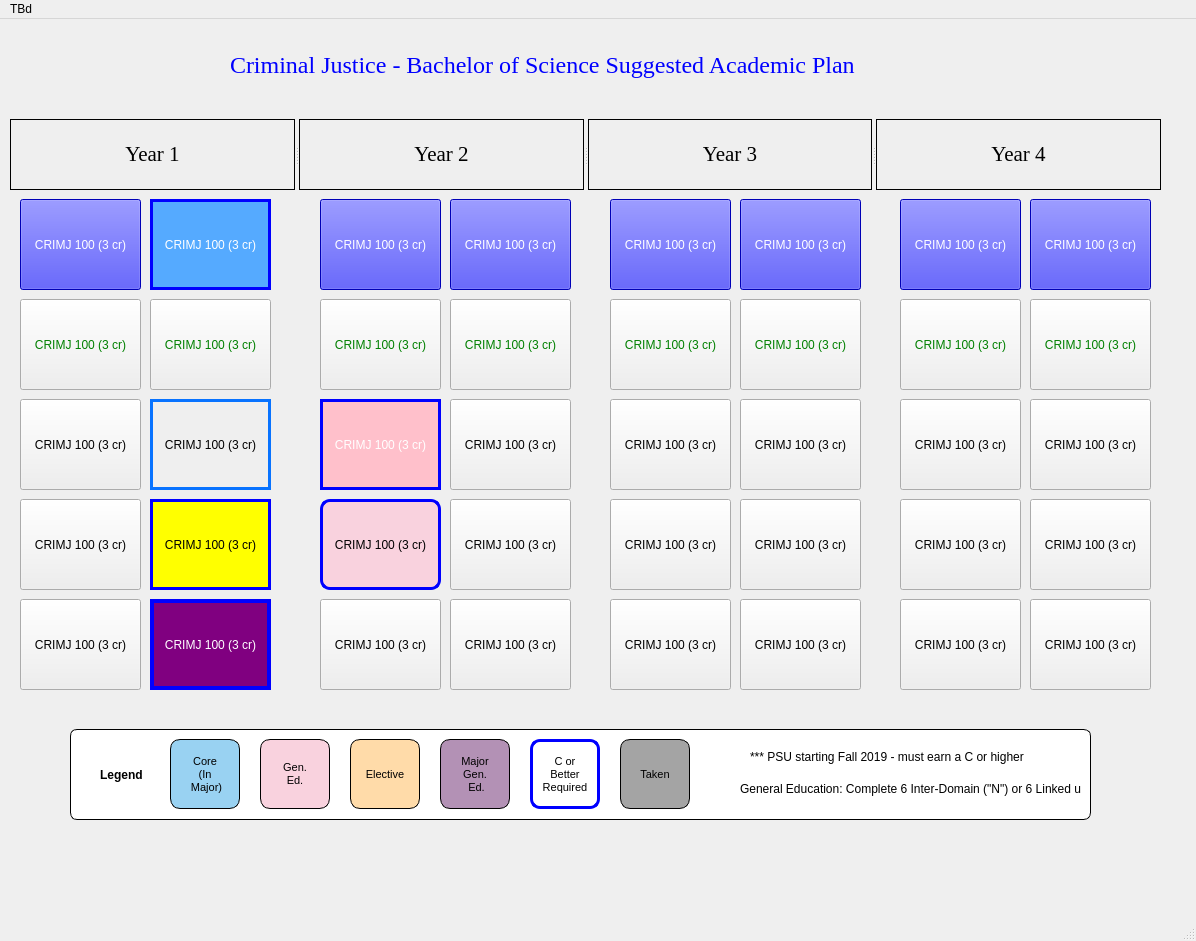
<?xml version="1.0" encoding="UTF-8"?>
<ui version="4.0">
 <class>MainWindow</class>
 <widget class="QMainWindow" name="MainWindow">
  <property name="geometry">
   <rect>
    <x>0</x>
    <y>0</y>
    <width>1196</width>
    <height>941</height>
   </rect>
  </property>
  <property name="windowTitle">
   <string>MainWindow</string>
  </property>
  <widget class="QWidget" name="centralwidget">
   <widget class="QLabel" name="label">
    <property name="geometry">
     <rect>
      <x>230</x>
      <y>30</y>
      <width>771</width>
      <height>31</height>
     </rect>
    </property>
    <property name="font">
     <font>
      <family>Times New Roman</family>
      <pointsize>18</pointsize>
     </font>
    </property>
    <property name="mouseTracking">
     <bool>true</bool>
    </property>
    <property name="styleSheet">
     <string notr="true">color: blue;</string>
    </property>
    <property name="midLineWidth">
     <number>1</number>
    </property>
    <property name="text">
     <string>Criminal Justice - Bachelor of Science Suggested Academic Plan</string>
    </property>
   </widget>
   <widget class="QPushButton" name="pushButton">
    <property name="geometry">
     <rect>
      <x>20</x>
      <y>180</y>
      <width>121</width>
      <height>91</height>
     </rect>
    </property>
    <property name="styleSheet">
     <string notr="true">background-color: blue;
color: white;
</string>
    </property>
    <property name="text">
     <string>CRIMJ 100 (3 cr)</string>
    </property>
    <property name="checkable">
     <bool>false</bool>
    </property>
    <property name="autoDefault">
     <bool>true</bool>
    </property>
   </widget>
   <widget class="QSplitter" name="splitter">
    <property name="geometry">
     <rect>
      <x>10</x>
      <y>100</y>
      <width>1151</width>
      <height>71</height>
     </rect>
    </property>
    <property name="font">
     <font>
      <pointsize>16</pointsize>
     </font>
    </property>
    <property name="orientation">
     <enum>Qt::Horizontal</enum>
    </property>
    <widget class="QLabel" name="label_2">
     <property name="font">
      <font>
       <family>Times New Roman</family>
       <pointsize>16</pointsize>
      </font>
     </property>
     <property name="layoutDirection">
      <enum>Qt::LeftToRight</enum>
     </property>
     <property name="autoFillBackground">
      <bool>false</bool>
     </property>
     <property name="frameShape">
      <enum>QFrame::Box</enum>
     </property>
     <property name="frameShadow">
      <enum>QFrame::Plain</enum>
     </property>
     <property name="text">
      <string>Year 1</string>
     </property>
     <property name="textFormat">
      <enum>Qt::RichText</enum>
     </property>
     <property name="alignment">
      <set>Qt::AlignCenter</set>
     </property>
     <property name="wordWrap">
      <bool>false</bool>
     </property>
    </widget>
    <widget class="QLabel" name="label_3">
     <property name="font">
      <font>
       <family>Times New Roman</family>
       <pointsize>16</pointsize>
      </font>
     </property>
     <property name="layoutDirection">
      <enum>Qt::LeftToRight</enum>
     </property>
     <property name="autoFillBackground">
      <bool>false</bool>
     </property>
     <property name="frameShape">
      <enum>QFrame::Box</enum>
     </property>
     <property name="frameShadow">
      <enum>QFrame::Plain</enum>
     </property>
     <property name="text">
      <string>Year 2</string>
     </property>
     <property name="textFormat">
      <enum>Qt::RichText</enum>
     </property>
     <property name="alignment">
      <set>Qt::AlignCenter</set>
     </property>
     <property name="wordWrap">
      <bool>false</bool>
     </property>
    </widget>
    <widget class="QLabel" name="label_4">
     <property name="font">
      <font>
       <family>Times New Roman</family>
       <pointsize>16</pointsize>
      </font>
     </property>
     <property name="layoutDirection">
      <enum>Qt::LeftToRight</enum>
     </property>
     <property name="autoFillBackground">
      <bool>false</bool>
     </property>
     <property name="frameShape">
      <enum>QFrame::Box</enum>
     </property>
     <property name="frameShadow">
      <enum>QFrame::Plain</enum>
     </property>
     <property name="text">
      <string>Year 3</string>
     </property>
     <property name="textFormat">
      <enum>Qt::RichText</enum>
     </property>
     <property name="alignment">
      <set>Qt::AlignCenter</set>
     </property>
     <property name="wordWrap">
      <bool>false</bool>
     </property>
    </widget>
    <widget class="QLabel" name="label_5">
     <property name="font">
      <font>
       <family>Times New Roman</family>
       <pointsize>16</pointsize>
      </font>
     </property>
     <property name="layoutDirection">
      <enum>Qt::LeftToRight</enum>
     </property>
     <property name="autoFillBackground">
      <bool>false</bool>
     </property>
     <property name="frameShape">
      <enum>QFrame::Box</enum>
     </property>
     <property name="frameShadow">
      <enum>QFrame::Plain</enum>
     </property>
     <property name="text">
      <string>Year 4</string>
     </property>
     <property name="textFormat">
      <enum>Qt::RichText</enum>
     </property>
     <property name="alignment">
      <set>Qt::AlignCenter</set>
     </property>
     <property name="wordWrap">
      <bool>false</bool>
     </property>
     <property name="indent">
      <number>-2</number>
     </property>
    </widget>
   </widget>
   <widget class="QPushButton" name="pushButton_2">
    <property name="geometry">
     <rect>
      <x>20</x>
      <y>280</y>
      <width>121</width>
      <height>91</height>
     </rect>
    </property>
    <property name="styleSheet">
     <string notr="true">color: green;
</string>
    </property>
    <property name="text">
     <string>CRIMJ 100 (3 cr)</string>
    </property>
    <property name="checkable">
     <bool>false</bool>
    </property>
    <property name="autoDefault">
     <bool>true</bool>
    </property>
   </widget>
   <widget class="QPushButton" name="pushButton_3">
    <property name="geometry">
     <rect>
      <x>20</x>
      <y>380</y>
      <width>121</width>
      <height>91</height>
     </rect>
    </property>
    <property name="styleSheet">
     <string notr="true">color: black;
</string>
    </property>
    <property name="text">
     <string>CRIMJ 100 (3 cr)</string>
    </property>
    <property name="checkable">
     <bool>false</bool>
    </property>
   </widget>
   <widget class="QPushButton" name="pushButton_4">
    <property name="geometry">
     <rect>
      <x>20</x>
      <y>480</y>
      <width>121</width>
      <height>91</height>
     </rect>
    </property>
    <property name="styleSheet">
     <string notr="true">color: black;
</string>
    </property>
    <property name="text">
     <string>CRIMJ 100 (3 cr)</string>
    </property>
    <property name="checkable">
     <bool>false</bool>
    </property>
   </widget>
   <widget class="QPushButton" name="pushButton_5">
    <property name="geometry">
     <rect>
      <x>20</x>
      <y>580</y>
      <width>121</width>
      <height>91</height>
     </rect>
    </property>
    <property name="styleSheet">
     <string notr="true">color: black;
</string>
    </property>
    <property name="text">
     <string>CRIMJ 100 (3 cr)</string>
    </property>
    <property name="checkable">
     <bool>false</bool>
    </property>
   </widget>
   <widget class="QPushButton" name="pushButton_6">
    <property name="geometry">
     <rect>
      <x>150</x>
      <y>380</y>
      <width>121</width>
      <height>91</height>
     </rect>
    </property>
    <property name="styleSheet">
     <string notr="true">color: black;
border : 3px solid rgb(8, 115, 255);
</string>
    </property>
    <property name="text">
     <string>CRIMJ 100 (3 cr)</string>
    </property>
    <property name="checkable">
     <bool>false</bool>
    </property>
   </widget>
   <widget class="QPushButton" name="pushButton_7">
    <property name="geometry">
     <rect>
      <x>150</x>
      <y>480</y>
      <width>121</width>
      <height>91</height>
     </rect>
    </property>
    <property name="styleSheet">
     <string notr="true">background-color: yellow;
color: black;
border : 3px solid blue;
</string>
    </property>
    <property name="text">
     <string>CRIMJ 100 (3 cr)</string>
    </property>
    <property name="checkable">
     <bool>false</bool>
    </property>
   </widget>
   <widget class="QPushButton" name="pushButton_8">
    <property name="geometry">
     <rect>
      <x>150</x>
      <y>180</y>
      <width>121</width>
      <height>91</height>
     </rect>
    </property>
    <property name="styleSheet">
     <string notr="true">background-color: rgb(85, 170, 255);
color: white;
border : 3px solid blue;
</string>
    </property>
    <property name="text">
     <string>CRIMJ 100 (3 cr)</string>
    </property>
    <property name="checkable">
     <bool>false</bool>
    </property>
    <property name="autoDefault">
     <bool>true</bool>
    </property>
   </widget>
   <widget class="QPushButton" name="pushButton_9">
    <property name="geometry">
     <rect>
      <x>150</x>
      <y>280</y>
      <width>121</width>
      <height>91</height>
     </rect>
    </property>
    <property name="styleSheet">
     <string notr="true">color: green;
</string>
    </property>
    <property name="text">
     <string>CRIMJ 100 (3 cr)</string>
    </property>
    <property name="checkable">
     <bool>false</bool>
    </property>
    <property name="autoDefault">
     <bool>true</bool>
    </property>
   </widget>
   <widget class="QPushButton" name="pushButton_10">
    <property name="geometry">
     <rect>
      <x>150</x>
      <y>580</y>
      <width>121</width>
      <height>91</height>
     </rect>
    </property>
    <property name="styleSheet">
     <string notr="true">background-color: purple;
color: white;
border : 4px solid blue;
</string>
    </property>
    <property name="text">
     <string>CRIMJ 100 (3 cr)</string>
    </property>
    <property name="checkable">
     <bool>false</bool>
    </property>
   </widget>
   <widget class="QPushButton" name="pushButton_11">
    <property name="geometry">
     <rect>
      <x>450</x>
      <y>180</y>
      <width>121</width>
      <height>91</height>
     </rect>
    </property>
    <property name="styleSheet">
     <string notr="true">background-color: blue;
color: white;
</string>
    </property>
    <property name="text">
     <string>CRIMJ 100 (3 cr)</string>
    </property>
    <property name="checkable">
     <bool>false</bool>
    </property>
    <property name="autoDefault">
     <bool>true</bool>
    </property>
   </widget>
   <widget class="QPushButton" name="pushButton_12">
    <property name="geometry">
     <rect>
      <x>450</x>
      <y>580</y>
      <width>121</width>
      <height>91</height>
     </rect>
    </property>
    <property name="styleSheet">
     <string notr="true">color: black;
</string>
    </property>
    <property name="text">
     <string>CRIMJ 100 (3 cr)</string>
    </property>
    <property name="checkable">
     <bool>false</bool>
    </property>
   </widget>
   <widget class="QPushButton" name="pushButton_13">
    <property name="geometry">
     <rect>
      <x>320</x>
      <y>380</y>
      <width>121</width>
      <height>91</height>
     </rect>
    </property>
    <property name="styleSheet">
     <string notr="true">background-color: pink;
color: white;
border : 3px solid blue;
</string>
    </property>
    <property name="text">
     <string>CRIMJ 100 (3 cr)</string>
    </property>
    <property name="checkable">
     <bool>false</bool>
    </property>
   </widget>
   <widget class="QPushButton" name="pushButton_14">
    <property name="geometry">
     <rect>
      <x>450</x>
      <y>380</y>
      <width>121</width>
      <height>91</height>
     </rect>
    </property>
    <property name="styleSheet">
     <string notr="true">color: black;
</string>
    </property>
    <property name="text">
     <string>CRIMJ 100 (3 cr)</string>
    </property>
    <property name="checkable">
     <bool>false</bool>
    </property>
   </widget>
   <widget class="QPushButton" name="pushButton_15">
    <property name="geometry">
     <rect>
      <x>450</x>
      <y>280</y>
      <width>121</width>
      <height>91</height>
     </rect>
    </property>
    <property name="styleSheet">
     <string notr="true">color: green;
</string>
    </property>
    <property name="text">
     <string>CRIMJ 100 (3 cr)</string>
    </property>
    <property name="checkable">
     <bool>false</bool>
    </property>
    <property name="autoDefault">
     <bool>true</bool>
    </property>
   </widget>
   <widget class="QPushButton" name="pushButton_16">
    <property name="geometry">
     <rect>
      <x>320</x>
      <y>480</y>
      <width>121</width>
      <height>91</height>
     </rect>
    </property>
    <property name="styleSheet">
     <string notr="true">border-radius: 10px;
background-color: rgb(249, 210, 222);
border: 3px solid blue;</string>
    </property>
    <property name="text">
     <string>CRIMJ 100 (3 cr)</string>
    </property>
    <property name="checkable">
     <bool>false</bool>
    </property>
   </widget>
   <widget class="QPushButton" name="pushButton_17">
    <property name="geometry">
     <rect>
      <x>320</x>
      <y>180</y>
      <width>121</width>
      <height>91</height>
     </rect>
    </property>
    <property name="styleSheet">
     <string notr="true">background-color: blue;
color: white;
</string>
    </property>
    <property name="text">
     <string>CRIMJ 100 (3 cr)</string>
    </property>
    <property name="checkable">
     <bool>false</bool>
    </property>
    <property name="autoDefault">
     <bool>true</bool>
    </property>
   </widget>
   <widget class="QPushButton" name="pushButton_18">
    <property name="geometry">
     <rect>
      <x>450</x>
      <y>480</y>
      <width>121</width>
      <height>91</height>
     </rect>
    </property>
    <property name="styleSheet">
     <string notr="true">color: black;
</string>
    </property>
    <property name="text">
     <string>CRIMJ 100 (3 cr)</string>
    </property>
    <property name="checkable">
     <bool>false</bool>
    </property>
   </widget>
   <widget class="QPushButton" name="pushButton_19">
    <property name="geometry">
     <rect>
      <x>320</x>
      <y>280</y>
      <width>121</width>
      <height>91</height>
     </rect>
    </property>
    <property name="styleSheet">
     <string notr="true">color: green;
</string>
    </property>
    <property name="text">
     <string>CRIMJ 100 (3 cr)</string>
    </property>
    <property name="checkable">
     <bool>false</bool>
    </property>
    <property name="autoDefault">
     <bool>true</bool>
    </property>
   </widget>
   <widget class="QPushButton" name="pushButton_20">
    <property name="geometry">
     <rect>
      <x>320</x>
      <y>580</y>
      <width>121</width>
      <height>91</height>
     </rect>
    </property>
    <property name="styleSheet">
     <string notr="true">color: black;
</string>
    </property>
    <property name="text">
     <string>CRIMJ 100 (3 cr)</string>
    </property>
    <property name="checkable">
     <bool>false</bool>
    </property>
   </widget>
   <widget class="QPushButton" name="pushButton_21">
    <property name="geometry">
     <rect>
      <x>740</x>
      <y>180</y>
      <width>121</width>
      <height>91</height>
     </rect>
    </property>
    <property name="styleSheet">
     <string notr="true">background-color: blue;
color: white;
</string>
    </property>
    <property name="text">
     <string>CRIMJ 100 (3 cr)</string>
    </property>
    <property name="checkable">
     <bool>false</bool>
    </property>
    <property name="autoDefault">
     <bool>true</bool>
    </property>
   </widget>
   <widget class="QPushButton" name="pushButton_22">
    <property name="geometry">
     <rect>
      <x>740</x>
      <y>580</y>
      <width>121</width>
      <height>91</height>
     </rect>
    </property>
    <property name="styleSheet">
     <string notr="true">color: black;
</string>
    </property>
    <property name="text">
     <string>CRIMJ 100 (3 cr)</string>
    </property>
    <property name="checkable">
     <bool>false</bool>
    </property>
   </widget>
   <widget class="QPushButton" name="pushButton_23">
    <property name="geometry">
     <rect>
      <x>610</x>
      <y>380</y>
      <width>121</width>
      <height>91</height>
     </rect>
    </property>
    <property name="styleSheet">
     <string notr="true">color: black;
</string>
    </property>
    <property name="text">
     <string>CRIMJ 100 (3 cr)</string>
    </property>
    <property name="checkable">
     <bool>false</bool>
    </property>
   </widget>
   <widget class="QPushButton" name="pushButton_24">
    <property name="geometry">
     <rect>
      <x>740</x>
      <y>380</y>
      <width>121</width>
      <height>91</height>
     </rect>
    </property>
    <property name="styleSheet">
     <string notr="true">color: black;
</string>
    </property>
    <property name="text">
     <string>CRIMJ 100 (3 cr)</string>
    </property>
    <property name="checkable">
     <bool>false</bool>
    </property>
   </widget>
   <widget class="QPushButton" name="pushButton_25">
    <property name="geometry">
     <rect>
      <x>740</x>
      <y>280</y>
      <width>121</width>
      <height>91</height>
     </rect>
    </property>
    <property name="styleSheet">
     <string notr="true">color: green;
</string>
    </property>
    <property name="text">
     <string>CRIMJ 100 (3 cr)</string>
    </property>
    <property name="checkable">
     <bool>false</bool>
    </property>
    <property name="autoDefault">
     <bool>true</bool>
    </property>
   </widget>
   <widget class="QPushButton" name="pushButton_26">
    <property name="geometry">
     <rect>
      <x>610</x>
      <y>480</y>
      <width>121</width>
      <height>91</height>
     </rect>
    </property>
    <property name="styleSheet">
     <string notr="true">color: black;
</string>
    </property>
    <property name="text">
     <string>CRIMJ 100 (3 cr)</string>
    </property>
    <property name="checkable">
     <bool>false</bool>
    </property>
   </widget>
   <widget class="QPushButton" name="pushButton_27">
    <property name="geometry">
     <rect>
      <x>610</x>
      <y>180</y>
      <width>121</width>
      <height>91</height>
     </rect>
    </property>
    <property name="styleSheet">
     <string notr="true">background-color: blue;
color: white;
</string>
    </property>
    <property name="text">
     <string>CRIMJ 100 (3 cr)</string>
    </property>
    <property name="checkable">
     <bool>false</bool>
    </property>
    <property name="autoDefault">
     <bool>true</bool>
    </property>
   </widget>
   <widget class="QPushButton" name="pushButton_28">
    <property name="geometry">
     <rect>
      <x>740</x>
      <y>480</y>
      <width>121</width>
      <height>91</height>
     </rect>
    </property>
    <property name="styleSheet">
     <string notr="true">color: black;
</string>
    </property>
    <property name="text">
     <string>CRIMJ 100 (3 cr)</string>
    </property>
    <property name="checkable">
     <bool>false</bool>
    </property>
   </widget>
   <widget class="QPushButton" name="pushButton_29">
    <property name="geometry">
     <rect>
      <x>610</x>
      <y>280</y>
      <width>121</width>
      <height>91</height>
     </rect>
    </property>
    <property name="styleSheet">
     <string notr="true">color: green;
</string>
    </property>
    <property name="text">
     <string>CRIMJ 100 (3 cr)</string>
    </property>
    <property name="checkable">
     <bool>false</bool>
    </property>
    <property name="autoDefault">
     <bool>true</bool>
    </property>
   </widget>
   <widget class="QPushButton" name="pushButton_30">
    <property name="geometry">
     <rect>
      <x>610</x>
      <y>580</y>
      <width>121</width>
      <height>91</height>
     </rect>
    </property>
    <property name="styleSheet">
     <string notr="true">color: black;
</string>
    </property>
    <property name="text">
     <string>CRIMJ 100 (3 cr)</string>
    </property>
    <property name="checkable">
     <bool>false</bool>
    </property>
   </widget>
   <widget class="QPushButton" name="pushButton_31">
    <property name="geometry">
     <rect>
      <x>1030</x>
      <y>180</y>
      <width>121</width>
      <height>91</height>
     </rect>
    </property>
    <property name="styleSheet">
     <string notr="true">background-color: blue;
color: white;
</string>
    </property>
    <property name="text">
     <string>CRIMJ 100 (3 cr)</string>
    </property>
    <property name="checkable">
     <bool>false</bool>
    </property>
    <property name="autoDefault">
     <bool>true</bool>
    </property>
   </widget>
   <widget class="QPushButton" name="pushButton_32">
    <property name="geometry">
     <rect>
      <x>1030</x>
      <y>580</y>
      <width>121</width>
      <height>91</height>
     </rect>
    </property>
    <property name="styleSheet">
     <string notr="true">color: black;
</string>
    </property>
    <property name="text">
     <string>CRIMJ 100 (3 cr)</string>
    </property>
    <property name="checkable">
     <bool>false</bool>
    </property>
   </widget>
   <widget class="QPushButton" name="pushButton_33">
    <property name="geometry">
     <rect>
      <x>900</x>
      <y>380</y>
      <width>121</width>
      <height>91</height>
     </rect>
    </property>
    <property name="styleSheet">
     <string notr="true">color: black;
</string>
    </property>
    <property name="text">
     <string>CRIMJ 100 (3 cr)</string>
    </property>
    <property name="checkable">
     <bool>false</bool>
    </property>
   </widget>
   <widget class="QPushButton" name="pushButton_34">
    <property name="geometry">
     <rect>
      <x>1030</x>
      <y>380</y>
      <width>121</width>
      <height>91</height>
     </rect>
    </property>
    <property name="styleSheet">
     <string notr="true">color: black;
</string>
    </property>
    <property name="text">
     <string>CRIMJ 100 (3 cr)</string>
    </property>
    <property name="checkable">
     <bool>false</bool>
    </property>
   </widget>
   <widget class="QPushButton" name="pushButton_35">
    <property name="geometry">
     <rect>
      <x>1030</x>
      <y>280</y>
      <width>121</width>
      <height>91</height>
     </rect>
    </property>
    <property name="styleSheet">
     <string notr="true">color: green;
</string>
    </property>
    <property name="text">
     <string>CRIMJ 100 (3 cr)</string>
    </property>
    <property name="checkable">
     <bool>false</bool>
    </property>
    <property name="autoDefault">
     <bool>true</bool>
    </property>
   </widget>
   <widget class="QPushButton" name="pushButton_36">
    <property name="geometry">
     <rect>
      <x>900</x>
      <y>480</y>
      <width>121</width>
      <height>91</height>
     </rect>
    </property>
    <property name="styleSheet">
     <string notr="true">color: black;
</string>
    </property>
    <property name="text">
     <string>CRIMJ 100 (3 cr)</string>
    </property>
    <property name="checkable">
     <bool>false</bool>
    </property>
   </widget>
   <widget class="QPushButton" name="pushButton_37">
    <property name="geometry">
     <rect>
      <x>900</x>
      <y>180</y>
      <width>121</width>
      <height>91</height>
     </rect>
    </property>
    <property name="styleSheet">
     <string notr="true">background-color: blue;
color: white;
</string>
    </property>
    <property name="text">
     <string>CRIMJ 100 (3 cr)</string>
    </property>
    <property name="checkable">
     <bool>false</bool>
    </property>
    <property name="autoDefault">
     <bool>true</bool>
    </property>
   </widget>
   <widget class="QPushButton" name="pushButton_38">
    <property name="geometry">
     <rect>
      <x>1030</x>
      <y>480</y>
      <width>121</width>
      <height>91</height>
     </rect>
    </property>
    <property name="styleSheet">
     <string notr="true">color: black;
</string>
    </property>
    <property name="text">
     <string>CRIMJ 100 (3 cr)</string>
    </property>
    <property name="checkable">
     <bool>false</bool>
    </property>
   </widget>
   <widget class="QPushButton" name="pushButton_39">
    <property name="geometry">
     <rect>
      <x>900</x>
      <y>280</y>
      <width>121</width>
      <height>91</height>
     </rect>
    </property>
    <property name="styleSheet">
     <string notr="true">color: green;
</string>
    </property>
    <property name="text">
     <string>CRIMJ 100 (3 cr)</string>
    </property>
    <property name="checkable">
     <bool>false</bool>
    </property>
    <property name="autoDefault">
     <bool>true</bool>
    </property>
   </widget>
   <widget class="QPushButton" name="pushButton_40">
    <property name="geometry">
     <rect>
      <x>900</x>
      <y>580</y>
      <width>121</width>
      <height>91</height>
     </rect>
    </property>
    <property name="styleSheet">
     <string notr="true">color: black;
</string>
    </property>
    <property name="text">
     <string>CRIMJ 100 (3 cr)</string>
    </property>
    <property name="checkable">
     <bool>false</bool>
    </property>
   </widget>
   <widget class="QPushButton" name="pushButton_41">
    <property name="geometry">
     <rect>
      <x>170</x>
      <y>720</y>
      <width>70</width>
      <height>70</height>
     </rect>
    </property>
    <property name="font">
     <font>
      <family>MS Shell Dlg 2</family>
      <pointsize>8</pointsize>
      <weight>9</weight>
      <italic>false</italic>
      <bold>false</bold>
     </font>
    </property>
    <property name="styleSheet">
     <string notr="true">border-radius: 10px;
font: 75 8pt &quot;MS Shell Dlg 2&quot;;
background-color: rgb(153, 210, 242);
border: 1px solid black;</string>
    </property>
    <property name="text">
     <string>Core
(In
 Major)</string>
    </property>
    <property name="autoRepeatDelay">
     <number>300</number>
    </property>
    <property name="autoRepeatInterval">
     <number>100</number>
    </property>
    <property name="flat">
     <bool>false</bool>
    </property>
   </widget>
   <widget class="QPushButton" name="pushButton_42">
    <property name="geometry">
     <rect>
      <x>260</x>
      <y>720</y>
      <width>70</width>
      <height>70</height>
     </rect>
    </property>
    <property name="font">
     <font>
      <pointsize>8</pointsize>
      <weight>50</weight>
      <bold>false</bold>
     </font>
    </property>
    <property name="styleSheet">
     <string notr="true">border-radius: 10px;
background-color: rgb(249, 210, 222);
border: 1px solid black;</string>
    </property>
    <property name="text">
     <string>Gen.
Ed.</string>
    </property>
    <property name="autoRepeatDelay">
     <number>300</number>
    </property>
    <property name="autoRepeatInterval">
     <number>100</number>
    </property>
    <property name="flat">
     <bool>false</bool>
    </property>
   </widget>
   <widget class="QLabel" name="label_11">
    <property name="geometry">
     <rect>
      <x>750</x>
      <y>730</y>
      <width>311</width>
      <height>16</height>
     </rect>
    </property>
    <property name="text">
     <string>*** PSU starting Fall 2019 - must earn a C or higher</string>
    </property>
   </widget>
   <widget class="QPushButton" name="pushButton_43">
    <property name="geometry">
     <rect>
      <x>530</x>
      <y>720</y>
      <width>70</width>
      <height>70</height>
     </rect>
    </property>
    <property name="font">
     <font>
      <pointsize>8</pointsize>
      <weight>50</weight>
      <bold>false</bold>
     </font>
    </property>
    <property name="styleSheet">
     <string notr="true">border-radius: 10px;
border: 3px solid blue;</string>
    </property>
    <property name="text">
     <string>C or 
Better
Required</string>
    </property>
    <property name="autoRepeatDelay">
     <number>300</number>
    </property>
    <property name="autoRepeatInterval">
     <number>100</number>
    </property>
    <property name="flat">
     <bool>false</bool>
    </property>
   </widget>
   <widget class="QPushButton" name="pushButton_44">
    <property name="geometry">
     <rect>
      <x>620</x>
      <y>720</y>
      <width>70</width>
      <height>70</height>
     </rect>
    </property>
    <property name="font">
     <font>
      <pointsize>8</pointsize>
      <weight>50</weight>
      <bold>false</bold>
     </font>
    </property>
    <property name="styleSheet">
     <string notr="true">border-radius: 10px;
background-color: rgb(164, 164, 164);
border: 1px solid black;</string>
    </property>
    <property name="text">
     <string>Taken</string>
    </property>
    <property name="autoRepeatDelay">
     <number>300</number>
    </property>
    <property name="autoRepeatInterval">
     <number>100</number>
    </property>
    <property name="flat">
     <bool>false</bool>
    </property>
   </widget>
   <widget class="QPushButton" name="pushButton_45">
    <property name="geometry">
     <rect>
      <x>350</x>
      <y>720</y>
      <width>70</width>
      <height>70</height>
     </rect>
    </property>
    <property name="font">
     <font>
      <pointsize>8</pointsize>
      <weight>50</weight>
      <bold>false</bold>
     </font>
    </property>
    <property name="styleSheet">
     <string notr="true">border-radius: 10px;
background-color: rgb(255, 219, 169);
border: 1px solid black;</string>
    </property>
    <property name="text">
     <string>Elective</string>
    </property>
    <property name="autoRepeatDelay">
     <number>300</number>
    </property>
    <property name="autoRepeatInterval">
     <number>100</number>
    </property>
    <property name="flat">
     <bool>false</bool>
    </property>
   </widget>
   <widget class="QLabel" name="label_12">
    <property name="geometry">
     <rect>
      <x>740</x>
      <y>760</y>
      <width>341</width>
      <height>20</height>
     </rect>
    </property>
    <property name="text">
     <string>General Education: Complete 6 Inter-Domain (&quot;N&quot;) or 6 Linked units</string>
    </property>
   </widget>
   <widget class="QLabel" name="label_10">
    <property name="geometry">
     <rect>
      <x>100</x>
      <y>740</y>
      <width>61</width>
      <height>31</height>
     </rect>
    </property>
    <property name="font">
     <font>
      <pointsize>9</pointsize>
      <weight>75</weight>
      <bold>true</bold>
     </font>
    </property>
    <property name="text">
     <string>Legend</string>
    </property>
   </widget>
   <widget class="QPushButton" name="pushButton_46">
    <property name="geometry">
     <rect>
      <x>70</x>
      <y>710</y>
      <width>1021</width>
      <height>91</height>
     </rect>
    </property>
    <property name="styleSheet">
     <string notr="true">background-color: rgb(255, 255, 255);
border: 1px solid black;
border-radius: 7px;</string>
    </property>
    <property name="text">
     <string/>
    </property>
   </widget>
   <widget class="QPushButton" name="pushButton_47">
    <property name="geometry">
     <rect>
      <x>440</x>
      <y>720</y>
      <width>70</width>
      <height>70</height>
     </rect>
    </property>
    <property name="font">
     <font>
      <pointsize>8</pointsize>
      <weight>50</weight>
      <bold>false</bold>
     </font>
    </property>
    <property name="styleSheet">
     <string notr="true">border-radius: 10px;
background-color: rgb(179, 145, 181);
border: 1px solid black;</string>
    </property>
    <property name="text">
     <string>Major &amp;
Gen.
 Ed.</string>
    </property>
    <property name="autoRepeatDelay">
     <number>300</number>
    </property>
    <property name="autoRepeatInterval">
     <number>100</number>
    </property>
    <property name="flat">
     <bool>false</bool>
    </property>
   </widget>
   <zorder>pushButton_46</zorder>
   <zorder>label</zorder>
   <zorder>pushButton</zorder>
   <zorder>splitter</zorder>
   <zorder>pushButton_2</zorder>
   <zorder>pushButton_3</zorder>
   <zorder>pushButton_4</zorder>
   <zorder>pushButton_5</zorder>
   <zorder>pushButton_6</zorder>
   <zorder>pushButton_7</zorder>
   <zorder>pushButton_8</zorder>
   <zorder>pushButton_9</zorder>
   <zorder>pushButton_10</zorder>
   <zorder>pushButton_11</zorder>
   <zorder>pushButton_12</zorder>
   <zorder>pushButton_13</zorder>
   <zorder>pushButton_14</zorder>
   <zorder>pushButton_15</zorder>
   <zorder>pushButton_16</zorder>
   <zorder>pushButton_17</zorder>
   <zorder>pushButton_18</zorder>
   <zorder>pushButton_19</zorder>
   <zorder>pushButton_20</zorder>
   <zorder>pushButton_21</zorder>
   <zorder>pushButton_22</zorder>
   <zorder>pushButton_23</zorder>
   <zorder>pushButton_24</zorder>
   <zorder>pushButton_25</zorder>
   <zorder>pushButton_26</zorder>
   <zorder>pushButton_27</zorder>
   <zorder>pushButton_28</zorder>
   <zorder>pushButton_29</zorder>
   <zorder>pushButton_30</zorder>
   <zorder>pushButton_31</zorder>
   <zorder>pushButton_32</zorder>
   <zorder>pushButton_33</zorder>
   <zorder>pushButton_34</zorder>
   <zorder>pushButton_35</zorder>
   <zorder>pushButton_36</zorder>
   <zorder>pushButton_37</zorder>
   <zorder>pushButton_38</zorder>
   <zorder>pushButton_39</zorder>
   <zorder>pushButton_40</zorder>
   <zorder>pushButton_41</zorder>
   <zorder>pushButton_42</zorder>
   <zorder>label_11</zorder>
   <zorder>pushButton_43</zorder>
   <zorder>pushButton_44</zorder>
   <zorder>pushButton_45</zorder>
   <zorder>label_12</zorder>
   <zorder>label_10</zorder>
   <zorder>pushButton_47</zorder>
  </widget>
  <widget class="QMenuBar" name="menubar">
   <property name="geometry">
    <rect>
     <x>0</x>
     <y>0</y>
     <width>1196</width>
     <height>26</height>
    </rect>
   </property>
   <widget class="QMenu" name="menuTBd">
    <property name="title">
     <string>TBd</string>
    </property>
   </widget>
   <addaction name="menuTBd"/>
  </widget>
  <widget class="QStatusBar" name="statusbar"/>
 </widget>
 <resources>
  <include location="test.qrc"/>
  <include location="test.qrc"/>
 </resources>
 <connections/>
</ui>
